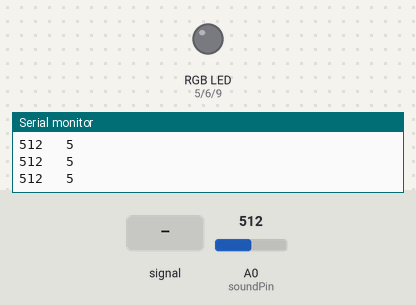
A sketch run on a simulated Arduino Uno, built with avr-gcc and run on an emulated ATmega328P. Parts: an RGB LED mixed from three pins (HIGH = lit), the last lines printed to the serial monitor. Dashed ring = blinking. The test bench sets the inputs (shaded band); at power-on: A0 (soundPin) = 512.

Above: at 1.2 s.
1.3 s: A0 (soundPin) fed a 200 Hz sine of ±460 counts around its level
At 1.81 s:
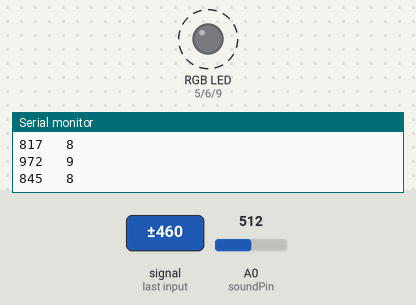
4.3 s: A0 (soundPin) set to 306
At 5.5 s:
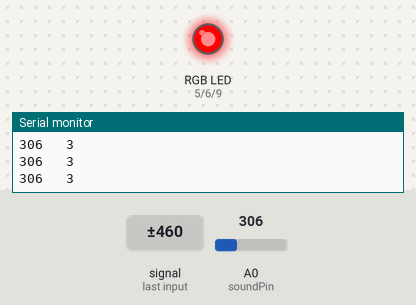
5.8 s: A0 (soundPin) fed a 1000 Hz sine of ±255 counts around its level
At 5.96 s:
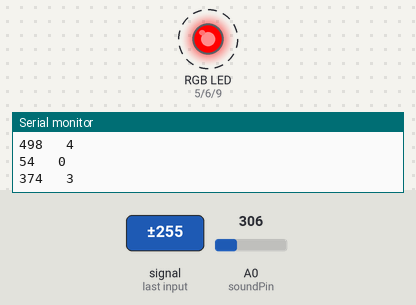
8.8 s: A0 (soundPin) set to 122
At 10.0 s:
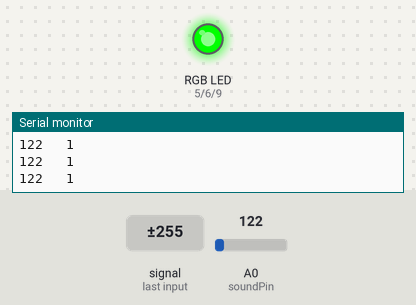
10.3 s: A0 (soundPin) set to 192
11.8 s: A0 (soundPin) set to 218
At 12.3 s:
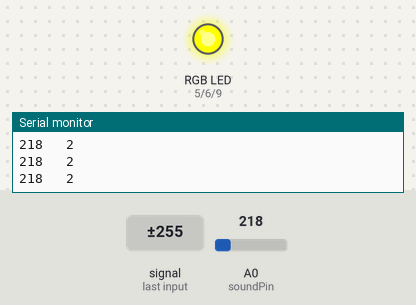
Timing chart, 0 to 14.3 s (numbered marks = the images above; inputs shaded):
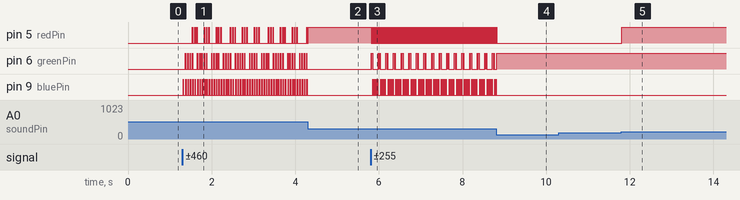

The sketch:

Circuit_15.ino
```cpp
/*
  SparkFun Inventor's Kit
  Example sketch 15

  SOUND DETECTOR

  Use the sound detector to measure the volume of the surrounding area and change the
  color of an RGB based on that volume.
*/
//pin variables
const int redPin = 5;
const int greenPin = 6;
const int bluePin = 9;
const int soundPin = 0;

//variables for storing raw sound and scaled value
int sound;
int scale;

void setup()
{
  //start the serial port a@ 9600bps
  Serial.begin(9600);
  //set RGB pins to OUTPUT
  pinMode(redPin, OUTPUT);
  pinMode(greenPin, OUTPUT);
  pinMode(bluePin, OUTPUT);
}

void loop()
{
  //read and store the audio from Envelope pin
  sound = analogRead(soundPin);
  //map sound which in a quiet room a clap is 300
  //from 0 to 3 to be used with switch case
  scale = map(sound, 0, 300, 0, 3);

  //print values over the serial port for debugging
  Serial.print(sound);
  Serial.print("   ");
  Serial.println(scale);

  //switch case on scaled value
  switch (scale)
  {
    //if 0 RGB = Blue
    case 0:
      digitalWrite(redPin, LOW);
      digitalWrite(greenPin, LOW);
      digitalWrite(bluePin, HIGH);
      break;
    //if 1 RGB = Green
    case 1:
      digitalWrite(redPin, LOW);
      digitalWrite(greenPin, HIGH);
      digitalWrite(bluePin, LOW);
      break;
    //if 2 RGB = Yellow
    case 2:
      digitalWrite(redPin, HIGH);
      digitalWrite(greenPin, HIGH);
      digitalWrite(bluePin, LOW);
      break;
    //if 3 RGB = Red
    case 3:
      digitalWrite(redPin, HIGH);
      digitalWrite(greenPin, LOW);
      digitalWrite(bluePin, LOW);
      break;
    //default off
    default:
      digitalWrite(redPin, LOW);
      digitalWrite(greenPin, LOW);
      digitalWrite(bluePin, LOW);
      break;
  }
}
```

Measured:
- the behaviour switches between 199 and 200 on A0 (soundPin) (found by bisection; images 4 and 5)
- after the input at 4.3 s, pin 5 (redPin): goes on until 4.3 s, then stays HIGH; pin 6 (greenPin), pin 9 (bluePin): stops changing and stays LOW
- after the input at 5.8 s, pin 5 (redPin): alternates HIGH for 0.01 s and LOW for 0.02 s, starting at once; pin 6 (greenPin): LOW → HIGH at once, then repeats every 0.18 s: LOW 0.01 s, HIGH 0.02 s, LOW 0.14 s, HIGH 0.02 s; pin 9 (bluePin): alternates HIGH for 0.01 s and LOW for 0.02 s, starting after 0.06 s
- after the input at 8.8 s, pin 5 (redPin), pin 9 (bluePin): goes on until 8.8 s, then stays LOW
- after the input at 11.8 s, pin 5 (redPin): LOW → HIGH at once
